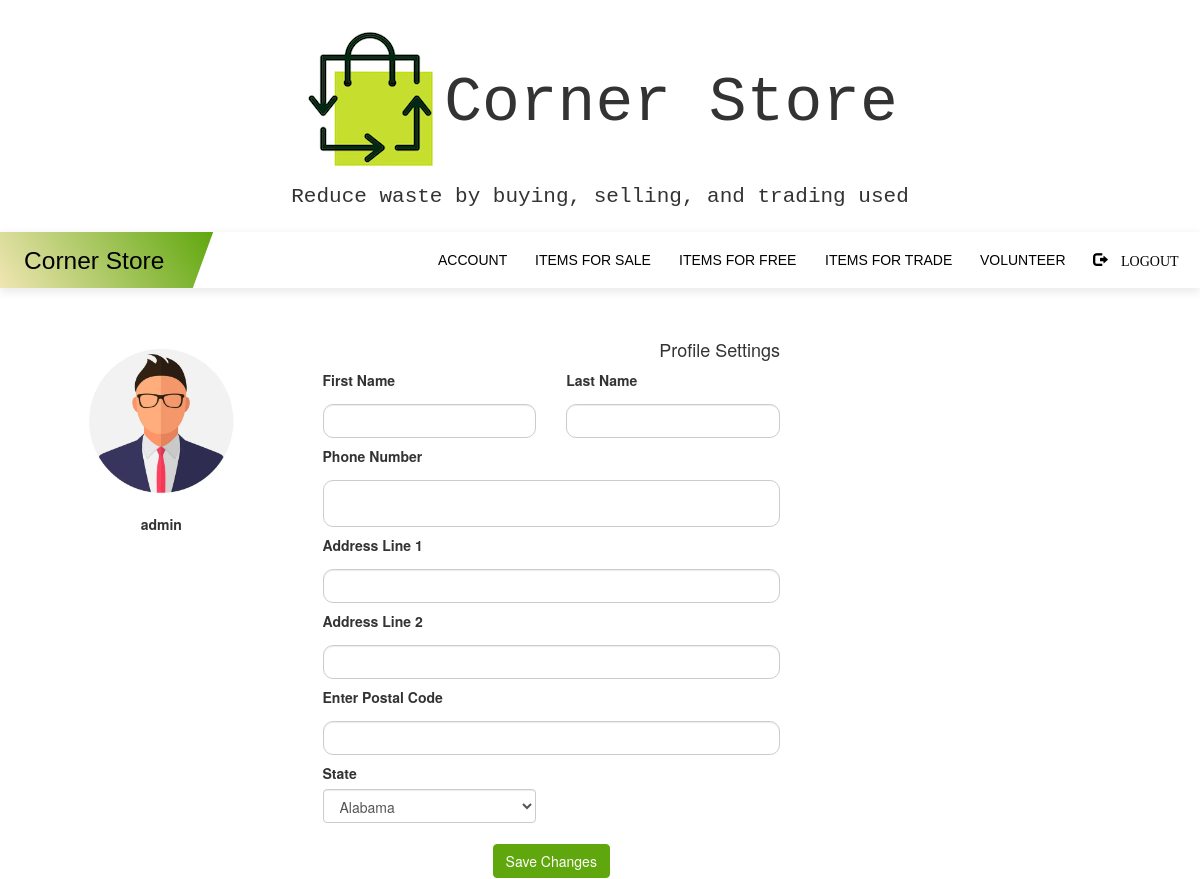
The app's page /editprofile (signed in) with its own data.
### myapp/models.py (models this page shows, shortened)
class User(UserMixin, db.Model):
    __tablename__ = 'users'
    id = db.Column(db.Integer, primary_key=True)
    username = db.Column(db.String(64), unique=True, index=True)
    email = db.Column(db.String(128), unique=True)
    password = db.Column(db.String(128))
    image_file = db.Column(db.String(20),nullable=False,default='person.jpeg')
    admin = db.Column(db.String(10))
    agency = db.Column(db.String(10))
    verified = db.Column(db.String(10))
    profile = db.relationship('Profile', backref='users', lazy='dynamic')
    listings = db.relationship('Listing', backref='users', lazy='dynamic')
    volunteer = db.relationship('Volunteer', backref='users', lazy='dynamic')
    bevolunteer = db.relationship('BeVolunteer', backref='users', lazy='dynamic')
    report = db.relationship('Report', backref='users', lazy='dynamic')
    review = db.relationship('Review', backref='users', lazy='dynamic')
    rating = db.relationship('Rating', backref='users', lazy='dynamic')

### myapp/routes.py (the view, shortened to what this page needs)
@myapp_obj.route("/editprofile", methods=['GET', 'POST'])
@login_required
def edit():
    username = current_user.username
    user_id = current_user.id
    user = User.query.get(user_id)
    form = EditProfile()
    image_url = url_for('static', filename='profile_pics/' + current_user.image_file)
    profile = Profile.query.get(user_id)
    return render_template('editprofile.html', user=user, form=form, username=username, profile=profile, image_url = image_url)

### myapp/forms.py
class EditProfile(FlaskForm):
    first = StringField('First Name')
    last = StringField('Last Name')
    phone = StringField('Phone Number')
    address1 = StringField('Address Line 1')
    address2 = StringField('Address Line 2')
    postal = StringField('Enter Postal Code', validators=[Length(min=5,max=5, message="Postal Code must be valid"), Regexp('\d{5}', message='No Good' )])
    state = SelectField('State', choices = ['Alabama','Alaska','Arizona','Arkansas','California','Colorado','Connecticut','Delaware','Florida','Georgia','Hawaii','Idaho','Illinois','Indiana','Iowa','Kansas','Kentucky','Louisiana','Maine','Maryland','Massachusetts','Michigan','Minnesota','Mississippi','Missouri','Montana','Nebraska','Nevada','New Hampshire','New Jersey','New Mexico','New York','North Carolina','North Dakota','Ohio','Oklahoma','Oregon','Pennsylvania','Rhode Island','South Carolina','South Dakota','Tennessee','Texas','Utah','Vermont','Virginia','Washington','West Virginia','Wisconsin','Wyoming'])
    submit = SubmitField('Save Changes')

### myapp/models.py (called while the page is built)
@login.user_loader
def load_user(id):
    return User.query.get(int(id))

### myapp/templates/editprofile.html (shortened to what this page needs)
{% extends "base.html" %}
{% block content %}
<body>
<br><br>
<div class="container rounded bg-white mt-5 mb-5">
    <div class="row">
        <div class="col-md-3 border-right">
            <div class="d-flex flex-column align-items-center text-center p-3 py-5">
                <img class="rounded-circle mt-5" width="150px" src="/static/profile_pics/{{ user.image_file}}">
                <br> <center><strong><span class="font-weight-bold"> {{ username }}</span></strong>
            </div>
        </div>
        <div class="col-md-5 border-right">
            <div class="p-3 py-5">
                <form action="" method="POST" enctype="multipart/form-data">
                <p>
                <div class="d-flex justify-content-between align-items-center mb-3">
                    <h4 class="text-right">Profile Settings</h4>
                </div>
                <div class="row mt-2">
                    <div class="col-md-6">{{ form.first.label }}<br>
                    {{ form.first(class="form-control", placeholder=profile.first, style='width: 100%;
                    padding: 12px 20px;
                    margin: 8px 0;
                    display: inline-block;
                    border: 1px solid #ccc;
                    border-radius: 10px;
                    box-sizing: border-box;') }} </div>
                    <div class="col-md-6">{{ form.last.label }}<br>
                    {{ form.last(class="form-control", placeholder=profile.last, style='width: 100%;
                    padding: 12px 20px;
                    margin: 8px 0;
                    display: inline-block;
                    border: 1px solid #ccc;
                    border-radius: 10px;
                    box-sizing: border-box;') }} </div></div>
                </div>
                <div class="row mt-3">
                  <div class="col-md-12">{{ form.phone.label }} <br>
                    <input type="text" id='phone' name='phone' placeholder="{{profile.phone}}" style='width: 100%;
                    padding: 12px 20px;
                    margin: 8px 0;
                    display: inline-block;
                    border: 1px solid #ccc;
                    border-radius: 10px;
                    box-sizing: border-box;')></div>
                    <div class="col-md-12">{{ form.address1.label }}<br>
                    {{ form.address1(class="form-control", placeholder=profile.address1, style='width: 100%;
                    padding: 12px 20px;
                    margin: 8px 0;
                    display: inline-block;
                    border: 1px solid #ccc;
                    border-radius: 10px;
                    box-sizing: border-box;') }}</div>
                    <div class="col-md-12">{{ form.address2.label }}<br>
                    {{ form.address2(class="form-control", placeholder=profile.address2, style='width: 100%;
                    padding: 12px 20px;
                    margin: 8px 0;
                    display: inline-block;
                    border: 1px solid #ccc;
                    border-radius: 10px;
                    box-sizing: border-box;') }}</div>
                    <div class="col-md-12"> {{ form.postal.label }} <br>
                    {{ form.postal(class="form-control", placeholder=profile.postal, style='width: 100%;
                    padding: 12px 20px;
                    margin: 8px 0;
                    display: inline-block;
                    border: 1px solid #ccc;
                    border-radius: 10px;
                    box-sizing: border-box;') }}</div>
                </div>
                <div class="row mt-3">
                    <div class="col-md-6"> {{ form.state.label }} <br>
                    {{ form.state(class="form-control", value = "", placeholder=profile.state) }}</div>
                </div>
                <br>
                <div class="mt-5 text-center">
                {{ form.submit(class="btn btn-primary") }}</div>
            </div>
        </div>
    </div>
</div>
</body>
{% endblock %}

### myapp/static/nav.css (style rules this page uses)
html { scroll-behavior: smooth; }
body { line-height: 1.5em; padding: 0; margin: 0; }
.btn-primary { color: #fff; background-color: #5fa70d; border-color: #5fa70d; }

### myapp/templates/base.html (style rules this page uses)
img { max-width: 100%; max-height: 100%; }

### records on screen
User: image_file (picture), username "admin"
